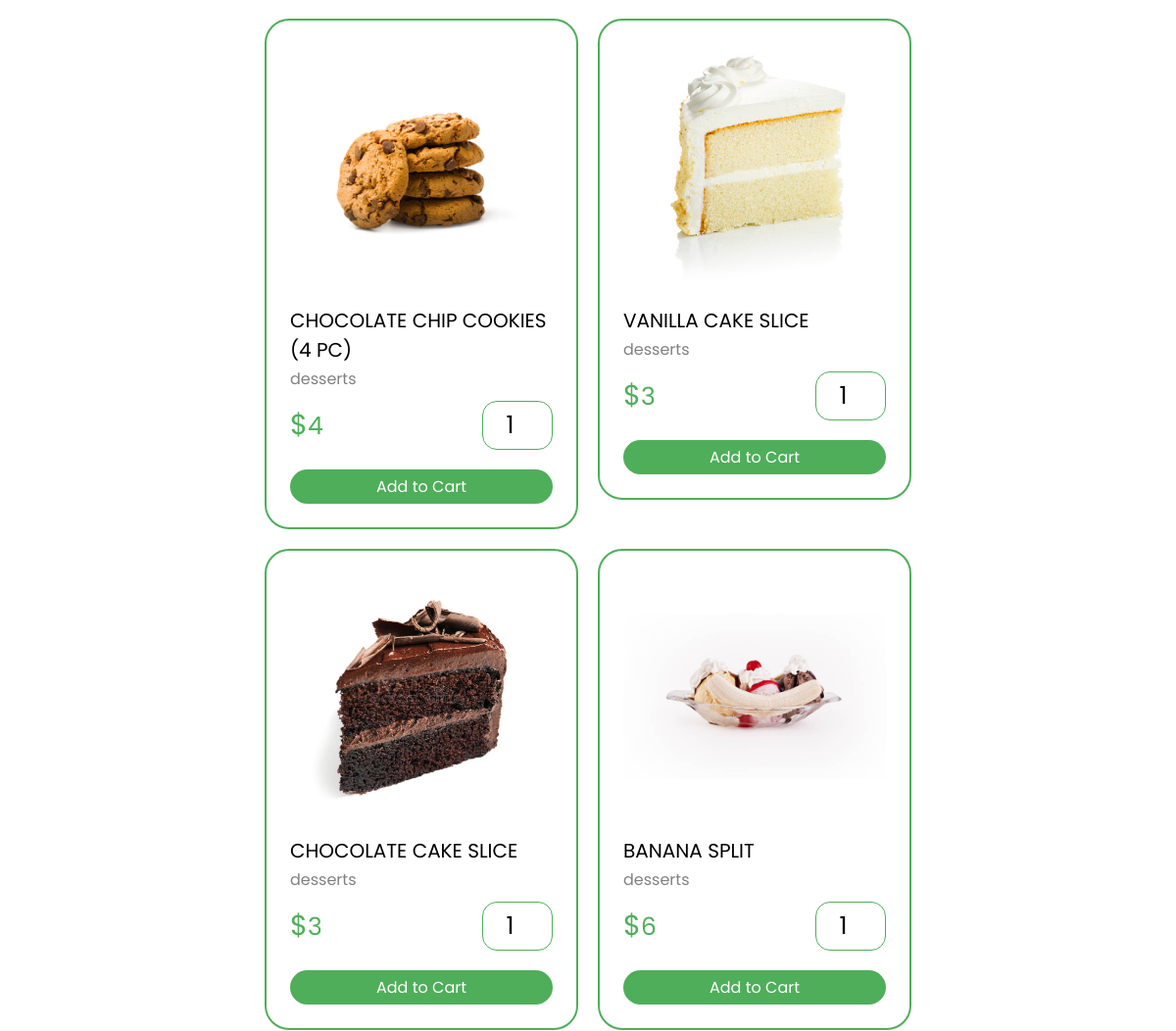
Page /menu.php (middle part) on the earlier database version.
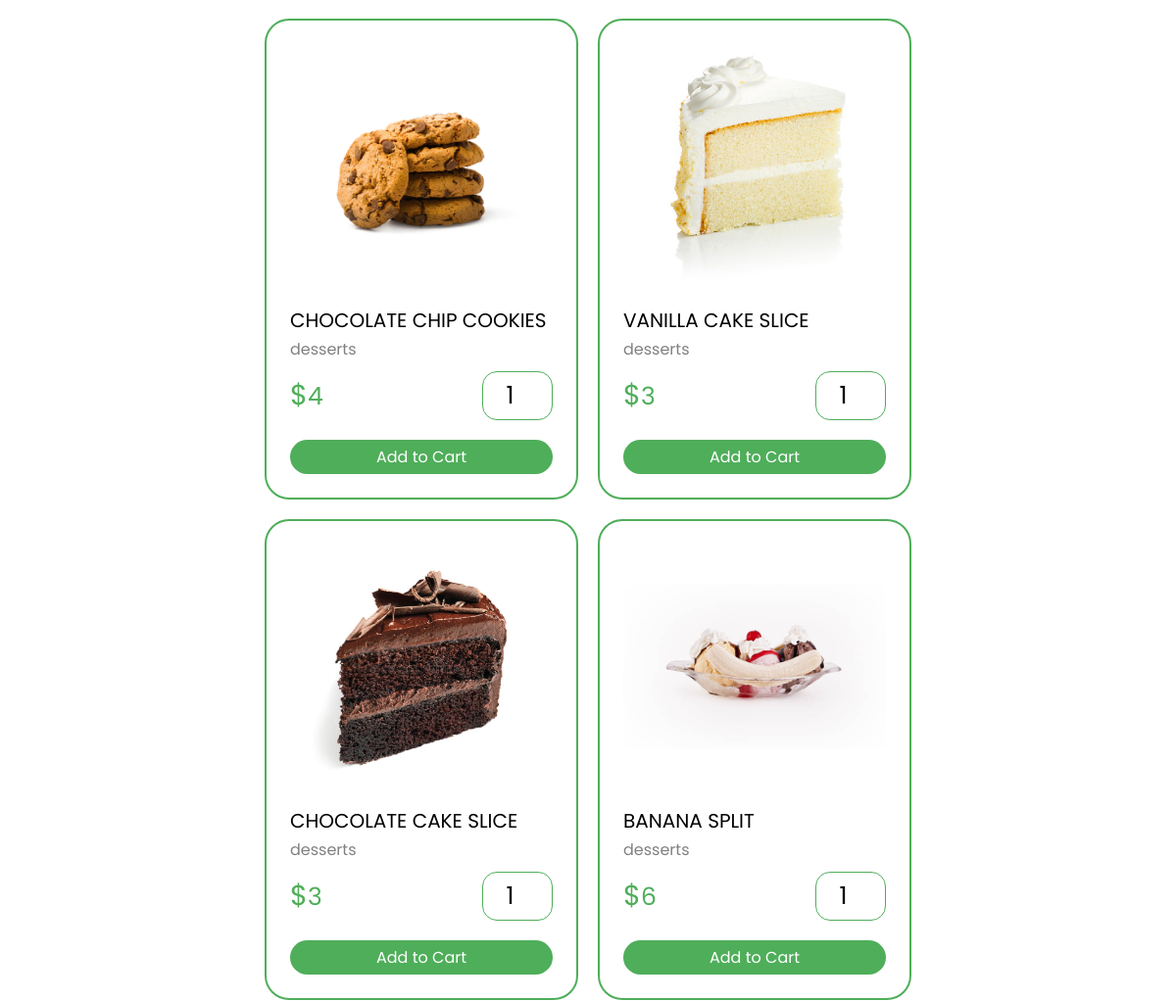
Same page on the later database version.
### tables this page shows
CREATE TABLE `products` (
  `id` int(100) UNSIGNED NOT NULL,
  `name` varchar(100) NOT NULL,
  `category` varchar(100) NOT NULL,
  `price` double(10,2) NOT NULL,
  `image` varchar(100) DEFAULT NULL
);

### menu.php (the view, shortened to what this page needs)
<!DOCTYPE html>
<html lang="en">
<head>
   <link rel="stylesheet" href="https://cdnjs.cloudflare.com/ajax/libs/font-awesome/6.1.1/css/all.min.css">
   <link rel="stylesheet" href="css/stylesheet.css">
</head>
<body>
    <?php include 'components/nav_header.php'; ?>
    <div class="products">
		<div class="container">
			<?php
				$select_products = $conn->prepare("SELECT * FROM `products`");
				$select_products->execute();
				if($select_products->rowCount() > 0){
					while($fetch_products = $select_products->fetch(PDO::FETCH_ASSOC)){
			?>
			<form action="" method="post" class="box">
				<img src="uploaded_img/<?= $fetch_products['image']; ?>" alt="">
				<div class="name"><?= $fetch_products['name']; ?></div>
				<a href="category.php?category=<?= $fetch_products['category']; ?>" class="cat"><?= $fetch_products['category']; ?></a>
				<div class="flex">
					<div class="price"><span>$</span><?= $fetch_products['price']; ?></div>
					<input type="number" name="qty" class="qty" min="1" max="99" value="1" maxlength="2">
				</div>
				<div class="add-to-cart">
					<button type="submit" class="add-btn" name="add_to_cart">Add to Cart</button>
				</div>
			</form>
			<?php
					}
				}else{
					echo '<p class="empty">no products added yet!</p>';
				}
			?>
		</div>
    </div>
</body>
</html>

### css/stylesheet.css (style rules this page uses)
* { font-family: 'Poppins', sans-serif; }
.products .container { display: grid; grid-template-columns: repeat(auto-fit, 320px); justify-content: center; align-items: flex-start; gap: 20px; padding-left: 100px; padding-right: 100px; }
.products .container .box { border: 2px solid #4FAE5A; padding: 1.5rem; position: relative; overflow: hidden; border-radius: 25px; }
.products .container .box img { height: 250px; width: 100%; object-fit: contain; border-radius: 25px; }
.products .container .box .cat { font-size: 16px; color: grey; text-decoration: solid underline transparent; transition: .2s linear; }
.products .container .box .name { font-size: 20px; color: black; margin: 10px 0 2px 0; }
.products .container .box .flex { display: flex; align-items: center; gap: 30px; margin-top: 10px; }
.products .container .box .flex .price { margin-right: auto; font-size: 25px; color: #4FAE5A; }
.products .container .box .flex .price span { color: #4FAE5A; font-size: 1.8rem; }
.products .container .box .flex .qty { padding: 5px; border: 1.5px solid #4FAE5A; font-size: 25px; color: black; border-radius: 15px; width: 60px; text-align: center; }
.products .container .add-to-cart { text-align: center; }
.products .container .add-to-cart .add-btn { border: none; margin-top: 20px; font-size: 16px; padding: 5px 16px; cursor: pointer; background-color: #4FAE5A; color: white; text-decoration: underline solid transparent; transition: 0.2s linear; border-radius: 25px; display: block; width: 100%; }
.name { font-size: 20px; text-transform: uppercase; margin: 20px 0; }

Differences in the rows shown:
changed products: name "CHOCOLATE CHIP COOKIES (4 PC)" → "CHOCOLATE CHIP COOKIES"
